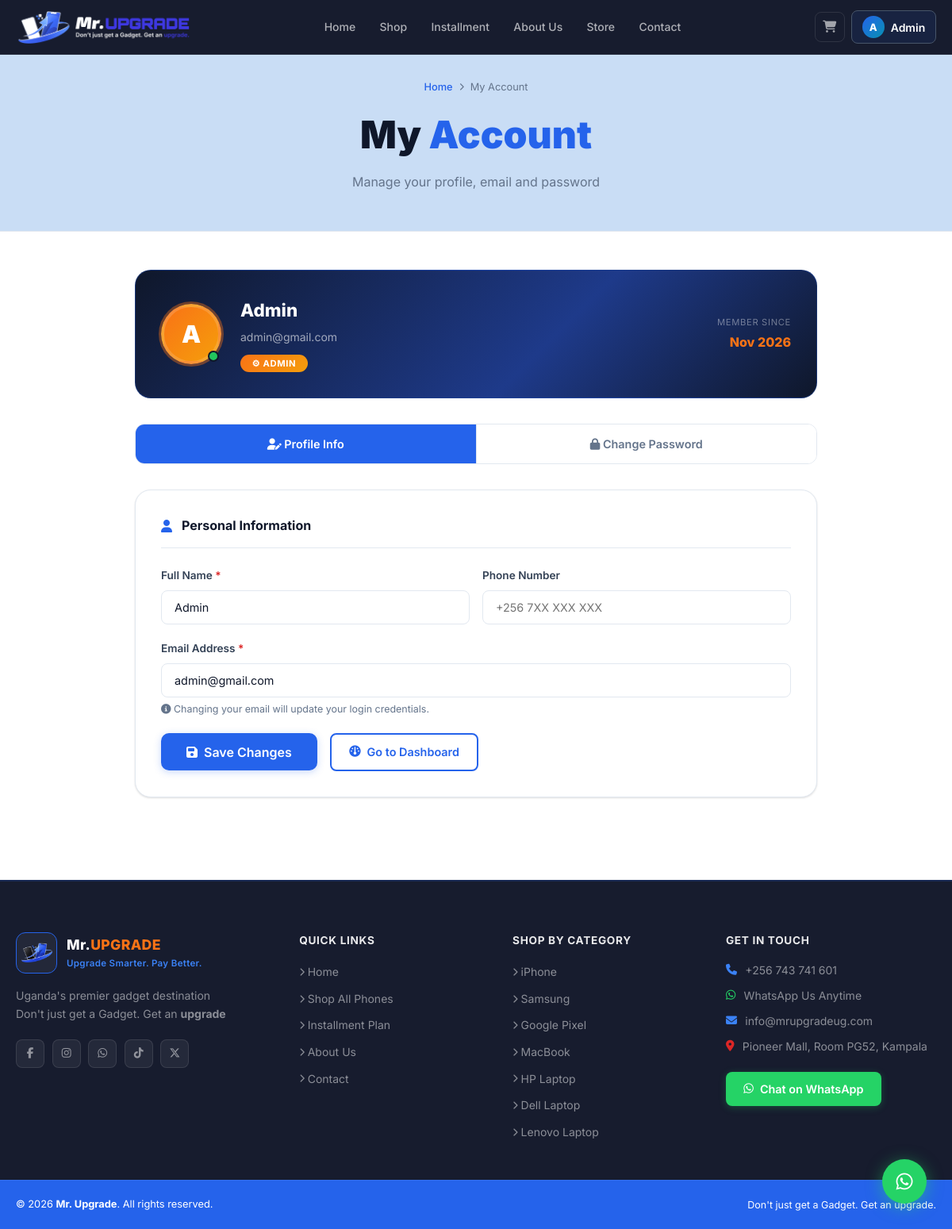
The page /pages/profile.php (signed in) on the database its author committed.
### tables this page shows
CREATE TABLE IF NOT EXISTS `users` (
  `id` int(11) NOT NULL AUTO_INCREMENT,
  `name` varchar(120) NOT NULL,
  `email` varchar(180) NOT NULL,
  `password` varchar(255) DEFAULT NULL,
  `phone` varchar(20) DEFAULT NULL,
  `address` text,
  `role` enum('customer','admin') DEFAULT 'customer',
  `avatar` varchar(255) DEFAULT NULL,
  `google_id` varchar(100) DEFAULT NULL,
  `created_at` timestamp NULL DEFAULT CURRENT_TIMESTAMP,
  PRIMARY KEY (`id`),
  UNIQUE KEY `email` (`email`)
);

### config/db.php (called while the page is built, shortened)
<?php
function isAdmin() {
    return isset($_SESSION['user_role']) && $_SESSION['user_role'] === 'admin';
}

### pages/profile.php (the view, shortened to what this page needs)
<?php
require_once __DIR__ . '/../config/db.php';
require_once __DIR__ . '/../includes/header.php';
$user_id = (int)$_SESSION['user_id'];
$stmt = $conn->prepare("SELECT * FROM users WHERE id=?");
$stmt->bind_param('i', $user_id);
$stmt->execute();
$user = $stmt->get_result()->fetch_assoc();
$active_tab    = isset($_POST['tab']) ? $_POST['tab'] : 'info';
?>
<div class="page-header">
  <div class="container">
    <div class="breadcrumb">
      <a href="<?= SITE_URL ?>/">Home</a>
      <i class="fa-solid fa-chevron-right"></i>
      <span>My Account</span>
    </div>
    <h1>My <span class="gradient-text">Account</span></h1>
    <p>Manage your profile, email and password</p>
  </div>
</div>
<div class="container" style="padding:3rem 1.25rem 5rem;max-width:900px">
  <div style="background:linear-gradient(135deg,#0f172a 0%,#1e3a8a 60%,#0f172a 100%);border-radius:var(--radius-lg);padding:2rem;margin-bottom:2rem;display:flex;align-items:center;gap:1.5rem;color:#fff;border:1px solid rgba(37,99,235,.3)">
    <div style="position:relative;flex-shrink:0">
      <div style="width:76px;height:76px;border-radius:50%;background:linear-gradient(135deg,var(--orange),#f59e0b);border:4px solid rgba(255,255,255,.15);display:flex;align-items:center;justify-content:center;font-size:1.9rem;font-weight:900;color:#fff;box-shadow:0 0 0 3px rgba(249,115,22,.4)">
        <?= strtoupper(substr($user['name'], 0, 1)) ?>
      </div>
      <div style="position:absolute;bottom:3px;right:3px;width:14px;height:14px;background:#22c55e;border-radius:50%;border:2px solid #0f172a"></div>
    </div>
    <div style="flex:1">
      <h2 style="font-size:1.4rem;font-weight:800;margin-bottom:.3rem"><?= htmlspecialchars($user['name']) ?></h2>
      <p style="color:rgba(255,255,255,.6);font-size:.875rem;margin-bottom:.5rem"><?= htmlspecialchars($user['email']) ?></p>
      <span style="background:linear-gradient(135deg,var(--orange),#f59e0b);padding:.25rem .9rem;border-radius:50px;font-size:.7rem;font-weight:700;text-transform:uppercase;letter-spacing:.06em;color:#fff">
        <?= $user['role'] === 'admin' ? '⚙ Admin' : '👤 Customer' ?>
      </span>
    </div>
    <div style="text-align:right;flex-shrink:0">
      <div style="font-size:.7rem;color:rgba(255,255,255,.4);text-transform:uppercase;letter-spacing:.06em;margin-bottom:.2rem">Member since</div>
      <div style="font-weight:800;font-size:1rem;color:var(--orange)"><?= date('M Y', strtotime($user['created_at'])) ?></div>
    </div>
  </div>
  <div style="display:flex;gap:0;border:1px solid var(--border);border-radius:var(--radius);overflow:hidden;margin-bottom:2rem;background:var(--bg-card)">
    <button onclick="switchTab('info')" id="tab-info"
      style="flex:1;padding:1rem;border:none;cursor:pointer;font-weight:600;font-size:.9rem;transition:.2s;border-right:1px solid var(--border)"
      class="profile-tab <?= $active_tab==='info' ? 'active-tab-blue' : '' ?>">
      <i class="fa-solid fa-user-pen"></i> Profile Info
    </button>
    <button onclick="switchTab('password')" id="tab-password"
      style="flex:1;padding:1rem;border:none;cursor:pointer;font-weight:600;font-size:.9rem;transition:.2s"
      class="profile-tab <?= $active_tab==='password' ? 'active-tab-orange' : '' ?>">
      <i class="fa-solid fa-lock"></i> Change Password
    </button>
  </div>
  <div id="panel-info" style="<?= $active_tab==='password' ? 'display:none' : '' ?>">
    <form method="POST">
      <div class="form-section">
        <h3 class="form-section-title"><i class="fa-solid fa-user"></i> Personal Information</h3>
        <div class="form-row">
          <div class="form-group">
            <label>Full Name <span style="color:var(--red)">*</span></label>
            <input type="text" name="name" value="<?= htmlspecialchars($user['name']) ?>" required placeholder="Your full name"/>
          </div>
          <div class="form-group">
            <label>Phone Number</label>
            <input type="tel" name="phone" value="<?= htmlspecialchars($user['phone'] ?? '') ?>" placeholder="+256 7XX XXX XXX"/>
          </div>
        </div>
        <div class="form-group">
          <label>Email Address <span style="color:var(--red)">*</span></label>
          <input type="email" name="email" value="<?= htmlspecialchars($user['email']) ?>" required placeholder="your@email.com"/>
          <small style="color:var(--text-muted);font-size:.78rem;margin-top:.3rem;display:block">
            <i class="fa-solid fa-info-circle"></i> Changing your email will update your login credentials.
          </small>
        </div>
        <div style="display:flex;gap:1rem;align-items:center;flex-wrap:wrap">
          <button type="submit" name="update_info" class="btn btn-primary btn-lg">
            <i class="fa-solid fa-floppy-disk"></i> Save Changes
          </button>
          <?php if (!isAdmin()): ?>
            <a href="<?= SITE_URL ?>/orders" class="btn btn-outline">
              <i class="fa-solid fa-box"></i> View My Orders
            </a>
          <?php else: ?>
            <a href="<?= SITE_URL ?>/admin" class="btn btn-outline">
              <i class="fa-solid fa-gauge"></i> Go to Dashboard
            </a>
          <?php endif; ?>
        </div>
      </div>
    </form>
  </div>
</div>
<?php require_once __DIR__ . '/../includes/footer.php'; ?>

### assets/css/style.css (style rules this page uses)
:root { --bg-dark: #0a0e1a; --bg-nav: #171c2e; --bg-hero: #c9ddf5; --bg-body: #ffffff; --bg-section: #f8fafc; --bg-section2: #f1f5f9; --bg-card: #ffffff; --bg-card2: #f8fafc; --blue: #2563eb; --blue-light: #3b82f6; --blue-pale: #eff6ff; --blue-darkpale: #d8e8fe; --blue-glow: #60a5fa; --cyan: #0891b2; --cyan-pale: #ecfeff; --orange: #f97316; --orange-pale: #fff7ed; --green: #16a34a; --green-pale: #f0fdf4; --red: #dc2626; --yellow: #d97706; --text-primary: #0f172a; --text-secondary:#334155; --text-muted: #64748b; --text-faint: #94a3b8; --border: #e2e8f0; --border-blue: rgba(37,99,235,0.25); --shadow-sm: 0 1px 3px rgba(0,0,0,0.08), 0 1px 2px rgba(0,0,0,0.06); --shadow: 0 4px 16px rgba(0,0,0,0.10); --shadow-md: 0 8px 32px rgba(0,0,0,0.12); --shadow-blue: 0 4px 24px rgba(37,99,235,0.18); --radius: 12px; --radius-lg: 20px; --transition: 0.22s ease; --font: 'Inter', sans-serif; --bg-card-dark: #111827; --white: #ffffff; --gray-100: #f1f5f9; --gray-200: #e2e8f0; --gray-400: #94a3b8; --gray-500: #64748b; --gray-600: #475569; --gray-700: #334155; }
*, *::before, *::after { box-sizing: border-box; margin: 0; padding: 0; }
html { scroll-behavior: smooth; }
body { font-family: var(--font); background: var(--bg-body); color: var(--text-primary); line-height: 1.6; overflow-x: hidden; }
a { text-decoration: none; color: inherit; }
input, select, textarea, button { font-family: inherit; }
.container { max-width: 1200px; margin: 0 auto; padding: 0 1.25rem; }
.gradient-text { background: var(--blue); -webkit-background-clip: text; -webkit-text-fill-color: transparent; background-clip: text; }
.btn { display: inline-flex; align-items: center; gap: .5rem; padding: .65rem 1.4rem; border-radius: 8px; font-size: .9rem; font-weight: 600; cursor: pointer; border: none; transition: var(--transition); white-space: nowrap; }
.btn-lg { padding: .85rem 2rem; font-size: 1rem; border-radius: 10px; }
.btn-primary { background: var(--blue); color: #fff; box-shadow: 0 2px 10px rgba(37,99,235,.25); }
.btn-outline { background: transparent; border: 2px solid var(--blue); color: var(--blue); }
.form-section { background: var(--bg-card); border: 1px solid var(--border); border-radius: var(--radius-lg); padding: 2rem; margin-bottom: 1.5rem; box-shadow: var(--shadow-sm); }
.form-section-title { font-size:1rem; font-weight:700; margin-bottom:1.5rem; display:flex; align-items:center; gap:.75rem; color: var(--text-primary); padding-bottom: .875rem; border-bottom: 1px solid var(--border); }
.form-section-title i { color:var(--blue); }
.form-group { margin-bottom:1.25rem; }
.form-group label { display:block; font-size:.85rem; font-weight:600; margin-bottom:.45rem; color:var(--text-secondary); }
.form-group input, .form-group select, .form-group textarea { width:100%; background: var(--bg-body); border: 1.5px solid var(--border); border-radius:8px; color: var(--text-primary); padding:.75rem 1rem; font-size:.9rem; outline:none; transition: var(--transition); }
.form-row { display:grid; grid-template-columns:1fr 1fr; gap:1rem; }
.page-header { padding: 100px 0 48px; background: var(--bg-hero); text-align: center; border-bottom: 1px solid var(--border); }
.page-header h1 { font-size:clamp(2rem,5vw,3rem); font-weight:900; margin-bottom:.5rem; color:var(--text-primary); }
.page-header p { color: var(--text-muted); font-size:1rem; }
.breadcrumb { display:flex; align-items:center; justify-content:center; gap:.5rem; font-size:.8rem; color:var(--text-muted); margin-bottom:.75rem; }
.breadcrumb a { color:var(--blue); font-weight:500; }
.breadcrumb i { font-size:.6rem; }
html, body { overflow-x: hidden !important; max-width: 100vw; }
.container { overflow-x: hidden; }
.section, .page-header, .hero, .footer { overflow-x: hidden; max-width: 100vw; }

### pages/profile.php (style rules this page uses)
.profile-tab { background: var(--bg-card); color: var(--text-muted); }
.active-tab-blue { background: var(--blue) !important; color: #fff !important; }

### rows shown on the page
users: name "A", name "Admin", email "admin@gmail.com", created_at "Nov 2026"

### other values the page prints
substr($_SESSION['user_name'], 0, 1) "A"
explode(' ', trim($_SESSION['user_name'] ?? 'User'))[0] "Admin"
